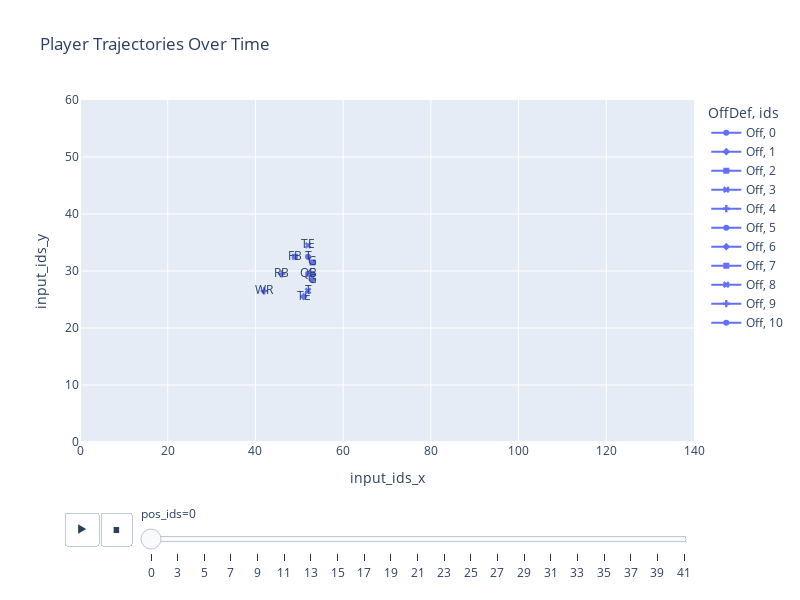

The notebook cell this image was saved under:
### Code cell
import plotly.express as px

fig = px.line(plot, x="input_ids_x", y="input_ids_y", animation_frame="pos_ids", color="OffDef", symbol="ids",
                 text="position_ids", title="Player Trajectories Over Time",
                 range_x=[0, 140], range_y=[0, 60], # Set X and Y axis ranges
                 line_shape="linear",  # Draw lines connecting points
                 render_mode="svg")  # Render mode for smoother lines

# Customize the appearance of the plot
fig.update_traces(marker=dict(size=10), selector=dict(mode='lines'))
fig.update_layout(width=800, height=600)

### Figure 1 — Plotly figure (JSON) as saved in the notebook; plotly's stock layout.template omitted (floating-point values rounded to 4 significant figures)
{"data": [{"hovertemplate": "OffDef=Off<br>ids=0<br>pos_ids=0<br>input_ids_x=%{x}<br>input_ids_y=%{y}<br>position_ids=%{text}<extra></extra>", "legendgroup": "Off, 0", "line": {"color": "#636efa", "dash": "solid", "shape": "linear"}, "marker": {"symbol": "circle"}, "mode": "lines+text+markers", "name": "Off, 0", "orientation": "v", "showlegend": true, "text": ["T"], "type": "scatter", "x": [52], "xaxis": "x", "y": [32.5], "yaxis": "y"}, {"hovertemplate": "OffDef=Off<br>ids=1<br>pos_ids=0<br>input_ids_x=%{x}<br>input_ids_y=%{y}<br>position_ids=%{text}<extra></extra>", "legendgroup": "Off, 1", "line": {"color": "#636efa", "dash": "solid", "shape": "linear"}, "marker": {"symbol": "diamond"}, "mode": "lines+text+markers", "name": "Off, 1", "orientation": "v", "showlegend": true, "text": ["TE"], "type": "scatter", "x": [51], "xaxis": "x", "y": [25.5], "yaxis": "y"}, {"hovertemplate": "OffDef=Off<br>ids=2<br>pos_ids=0<br>input_ids_x=%{x}<br>input_ids_y=%{y}<br>position_ids=%{text}<extra></extra>", "legendgroup": "Off, 2", "line": {"color": "#636efa", "dash": "solid", "shape": "linear"}, "marker": {"symbol": "square"}, "mode": "lines+text+markers", "name": "Off, 2", "orientation": "v", "showlegend": true, "text": ["G"], "type": "scatter", "x": [53], "xaxis": "x", "y": [31.5], "yaxis": "y"}, {"hovertemplate": "OffDef=Off<br>ids=3<br>pos_ids=0<br>input_ids_x=%{x}<br>input_ids_y=%{y}<br>position_ids=%{text}<extra></extra>", "legendgroup": "Off, 3", "line": {"color": "#636efa", "dash": "solid", "shape": "linear"}, "marker": {"symbol": "x"}, "mode": "lines+text+markers", "name": "Off, 3", "orientation": "v", "showlegend": true, "text": ["T"], "type": "scatter", "x": [52], "xaxis": "x", "y": [26.5], "yaxis": "y"}, {"hovertemplate": "OffDef=Off<br>ids=4<br>pos_ids=0<br>input_ids_x=%{x}<br>input_ids_y=%{y}<br>position_ids=%{text}<extra></extra>", "legendgroup": "Off, 4", "line": {"color": "#636efa", "dash": "solid", "shape": "linear"}, "marker": {"symbol": "cross"}, "mode": "lines+text+markers", "name": "Off, 4", "orientation": "v", "showlegend": true, "text": ["RB"], "type": "scatter", "x": [46], "xaxis": "x", "y": [29.5], "yaxis": "y"}, {"hovertemplate": "OffDef=Off<br>ids=5<br>pos_ids=0<br>input_ids_x=%{x}<br>input_ids_y=%{y}<br>position_ids=%{text}<extra></extra>", "legendgroup": "Off, 5", "line": {"color": "#636efa", "dash": "solid", "shape": "linear"}, "marker": {"symbol": "circle"}, "mode": "lines+text+markers", "name": "Off, 5", "orientation": "v", "showlegend": true, "text": ["C"], "type": "scatter", "x": [53], "xaxis": "x", "y": [29.5], "yaxis": "y"}, {"hovertemplate": "OffDef=Off<br>ids=6<br>pos_ids=0<br>input_ids_x=%{x}<br>input_ids_y=%{y}<br>position_ids=%{text}<extra></extra>", "legendgroup": "Off, 6", "line": {"color": "#636efa", "dash": "solid", "shape": "linear"}, "marker": {"symbol": "diamond"}, "mode": "lines+text+markers", "name": "Off, 6", "orientation": "v", "showlegend": true, "text": ["G"], "type": "scatter", "x": [53], "xaxis": "x", "y": [28.5], "yaxis": "y"}, {"hovertemplate": "OffDef=Off<br>ids=7<br>pos_ids=0<br>input_ids_x=%{x}<br>input_ids_y=%{y}<br>position_ids=%{text}<extra></extra>", "legendgroup": "Off, 7", "line": {"color": "#636efa", "dash": "solid", "shape": "linear"}, "marker": {"symbol": "square"}, "mode": "lines+text+markers", "name": "Off, 7", "orientation": "v", "showlegend": true, "text": ["FB"], "type": "scatter", "x": [49], "xaxis": "x", "y": [32.5], "yaxis": "y"}, {"hovertemplate": "OffDef=Off<br>ids=8<br>pos_ids=0<br>input_ids_x=%{x}<br>input_ids_y=%{y}<br>position_ids=%{text}<extra></extra>", "legendgroup": "Off, 8", "line": {"color": "#636efa", "dash": "solid", "shape": "linear"}, "marker": {"symbol": "x"}, "mode": "lines+text+markers", "name": "Off, 8", "orientation": "v", "showlegend": true, "text": ["TE"], "type": "scatter", "x": [52], "xaxis": "x", "y": [34.5], "yaxis": "y"}, {"hovertemplate": "OffDef=Off<br>ids=9<br>pos_ids=0<br>input_ids_x=%{x}<br>input_ids_y=%{y}<br>position_ids=%{text}<extra></extra>", "legendgroup": "Off, 9", "line": {"color": "#636efa", "dash": "solid", "shape": "linear"}, "marker": {"symbol": "cross"}, "mode": "lines+text+markers", "name": "Off, 9", "orientation": "v", "showlegend": true, "text": ["WR"], "type": "scatter", "x": [42], "xaxis": "x", "y": [26.5], "yaxis": "y"}, {"hovertemplate": "OffDef=Off<br>ids=10<br>pos_ids=0<br>input_ids_x=%{x}<br>input_ids_y=%{y}<br>position_ids=%{text}<extra></extra>", "legendgroup": "Off, 10", "line": {"color": "#636efa", "dash": "solid", "shape": "linear"}, "marker": {"symbol": "circle"}, "mode": "lines+text+markers", "name": "Off, 10", "orientation": "v", "showlegend": true, "text": ["QB"], "type": "scatter", "x": [52], "xaxis": "x", "y": [29.5], "yaxis": "y"}], "layout": {"height": 600, "legend": {"title": {"text": "OffDef, ids"}, "tracegroupgap": 0}, "sliders": [{"active": 0, "currentvalue": {"prefix": "pos_ids="}, "len": 0.9, "pad": {"b": 10, "t": 60}, "steps": [{"args": [["0"], {"frame": {"duration": 0, "redraw": false}, "fromcurrent": true, "mode": "immediate", "transition": {"duration": 0, "easing": "linear"}}], "label": "0", "method": "animate"}, {"args": [["3"], {"frame": {"duration": 0, "redraw": false}, "fromcurrent": true, "mode": "immediate", "transition": {"duration": 0, "easing": "linear"}}], "label": "3", "method": "animate"}, {"args": [["5"], {"frame": {"duration": 0, "redraw": false}, "fromcurrent": true, "mode": "immediate", "transition": {"duration": 0, "easing": "linear"}}], "label": "5", "method": "animate"}, {"args": [["7"], {"frame": {"duration": 0, "redraw": false}, "fromcurrent": true, "mode": "immediate", "transition": {"duration": 0, "easing": "linear"}}], "label": "7", "method": "animate"}, {"args": [["9"], {"frame": {"duration": 0, "redraw": false}, "fromcurrent": true, "mode": "immediate", "transition": {"duration": 0, "easing": "linear"}}], "label": "9", "method": "animate"}, {"args": [["11"], {"frame": {"duration": 0, "redraw": false}, "fromcurrent": true, "mode": "immediate", "transition": {"duration": 0, "easing": "linear"}}], "label": "11", "method": "animate"}, {"args": [["13"], {"frame": {"duration": 0, "redraw": false}, "fromcurrent": true, "mode": "immediate", "transition": {"duration": 0, "easing": "linear"}}], "label": "13", "method": "animate"}, {"args": [["15"], {"frame": {"duration": 0, "redraw": false}, "fromcurrent": true, "mode": "immediate", "transition": {"duration": 0, "easing": "linear"}}], "label": "15", "method": "animate"}, {"args": [["17"], {"frame": {"duration": 0, "redraw": false}, "fromcurrent": true, "mode": "immediate", "transition": {"duration": 0, "easing": "linear"}}], "label": "17", "method": "animate"}, {"args": [["19"], {"frame": {"duration": 0, "redraw": false}, "fromcurrent": true, "mode": "immediate", "transition": {"duration": 0, "easing": "linear"}}], "label": "19", "method": "animate"}, {"args": [["21"], {"frame": {"duration": 0, "redraw": false}, "fromcurrent": true, "mode": "immediate", "transition": {"duration": 0, "easing": "linear"}}], "label": "21", "method": "animate"}, {"args": [["23"], {"frame": {"duration": 0, "redraw": false}, "fromcurrent": true, "mode": "immediate", "transition": {"duration": 0, "easing": "linear"}}], "label": "23", "method": "animate"}, {"args": [["25"], {"frame": {"duration": 0, "redraw": false}, "fromcurrent": true, "mode": "immediate", "transition": {"duration": 0, "easing": "linear"}}], "label": "25", "method": "animate"}, {"args": [["27"], {"frame": {"duration": 0, "redraw": false}, "fromcurrent": true, "mode": "immediate", "transition": {"duration": 0, "easing": "linear"}}], "label": "27", "method": "animate"}, {"args": [["29"], {"frame": {"duration": 0, "redraw": false}, "fromcurrent": true, "mode": "immediate", "transition": {"duration": 0, "easing": "linear"}}], "label": "29", "method": "animate"}, {"args": [["31"], {"frame": {"duration": 0, "redraw": false}, "fromcurrent": true, "mode": "immediate", "transition": {"duration": 0, "easing": "linear"}}], "label": "31", "method": "animate"}, {"args": [["33"], {"frame": {"duration": 0, "redraw": false}, "fromcurrent": true, "mode": "immediate", "transition": {"duration": 0, "easing": "linear"}}], "label": "33", "method": "animate"}, {"args": [["35"], {"frame": {"duration": 0, "redraw": false}, "fromcurrent": true, "mode": "immediate", "transition": {"duration": 0, "easing": "linear"}}], "label": "35", "method": "animate"}, {"args": [["37"], {"frame": {"duration": 0, "redraw": false}, "fromcurrent": true, "mode": "immediate", "transition": {"duration": 0, "easing": "linear"}}], "label": "37", "method": "animate"}, {"args": [["39"], {"frame": {"duration": 0, "redraw": false}, "fromcurrent": true, "mode": "immediate", "transition": {"duration": 0, "easing": "linear"}}], "label": "39", "method": "animate"}, {"args": [["41"], {"frame": {"duration": 0, "redraw": false}, "fromcurrent": true, "mode": "immediate", "transition": {"duration": 0, "easing": "linear"}}], "label": "41", "method": "animate"}], "x": 0.1, "xanchor": "left", "y": 0, "yanchor": "top"}], "title": {"text": "Player Trajectories Over Time"}, "updatemenus": [{"buttons": [{"args": [null, {"frame": {"duration": 500, "redraw": false}, "fromcurrent": true, "mode": "immediate", "transition": {"duration": 500, "easing": "linear"}}], "label": "&#9654;", "method": "animate"}, {"args": [[null], {"frame": {"duration": 0, "redraw": false}, "fromcurrent": true, "mode": "immediate", "transition": {"duration": 0, "easing": "linear"}}], "label": "&#9724;", "method": "animate"}], "direction": "left", "pad": {"r": 10, "t": 70}, "showactive": false, "type": "buttons", "x": 0.1, "xanchor": "right", "y": 0, "yanchor": "top"}], "width": 800, "xaxis": {"anchor": "y", "domain": [0, 1], "range": [0, 140], "title": {"text": "input_ids_x"}}, "yaxis": {"anchor": "x", "domain": [0, 1], "range": [0, 60], "title": {"text": "input_ids_y"}}}}
